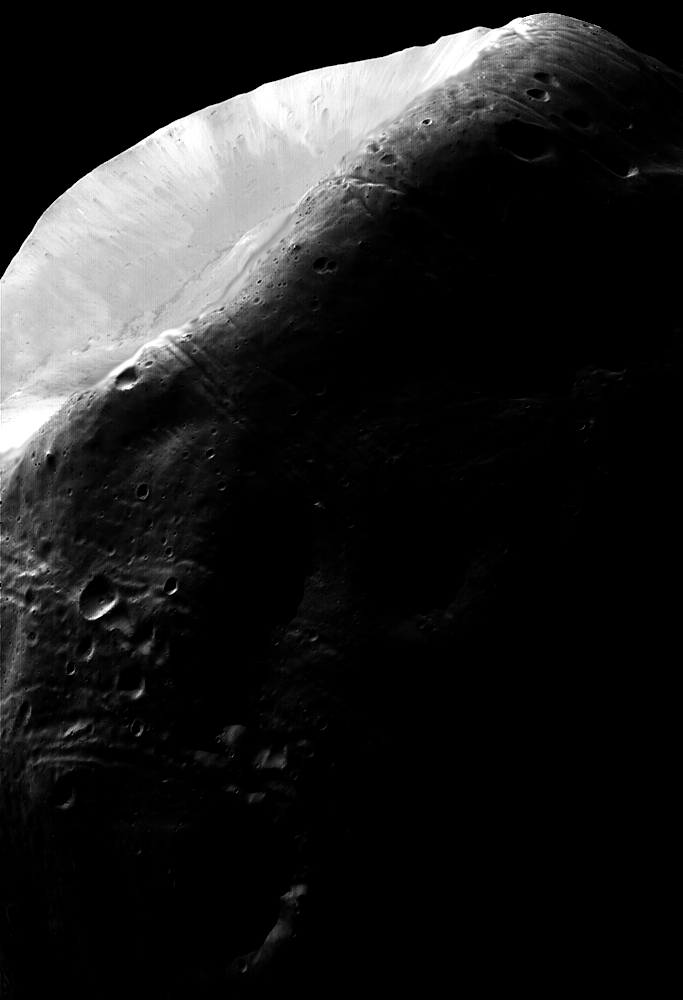
%> input picture DspLab/chapter3/Fig0310(a)(Moon Phobos).tif, 683 x 1000 px
$ octave hist_match_1.m   (GNU Octave 9; MATLAB toolbox functions it lacks are replaced by stand-ins)
%> lines starting %> are read from the running program, lines starting %| are printed output that depends on the picture
close all
f=imread('Fig0310(a)(Moon Phobos).tif');
%> f is the input picture: size 1000x683 uint8; min 0, max 255, mean 31.7
pdf=imhist(f,256)/numel(f);
%> pdf = 256 values, max 0.618 at index 1, min 1.61e-05 at index 91, mean 0.00391

fig1=figure
plot(0:255,pdf,'-')
xlabel('grey-level')
ylabel('relative number')
hold all
fig2=figure
cdf=cumsum(pdf);
%> cdf = 256 values from 0.618 to 1
plot(0:255,cdf,'-')
xlabel('grey-level')
ylabel('cummulative sum')
hold all
fig3=figure
g=histeq(f,256);
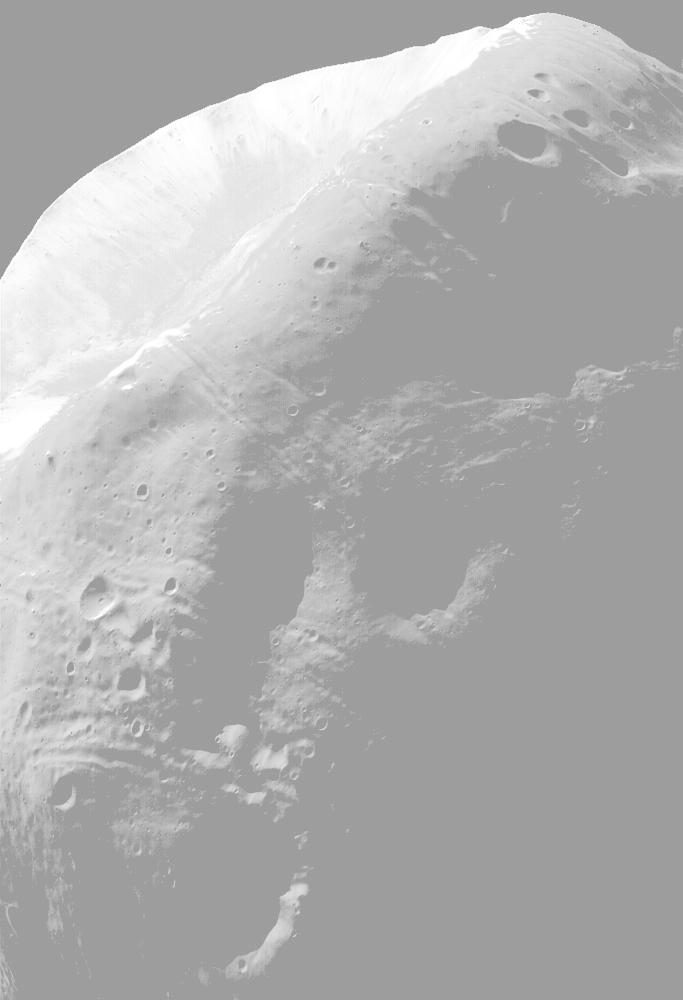
%> g: size 1000x683 uint8; min 157, max 255, mean 176.1
subplot(3,1,1),imshow(f)
pause
subplot(3,1,2),imshow(g)
figure(fig1)
pdf_g=imhist(g,256)/numel(g);
%> pdf_g = 256 values, max 0.618 at index 158, min 0 at index 1, mean 0.00391
plot(0:255,pdf_g,'-')

figure(fig2)
cdf_g=cumsum(pdf_g);
%> cdf_g = 256 values from 0 to 1
plot(0:255,cdf_g,'-')

pause

hh=[128:-1:1,1:.5:32,32:-.5:1 1 1];
pdf_h=hh./(sum(hh));
% histogram matching
h=histeq(g,pdf_h);
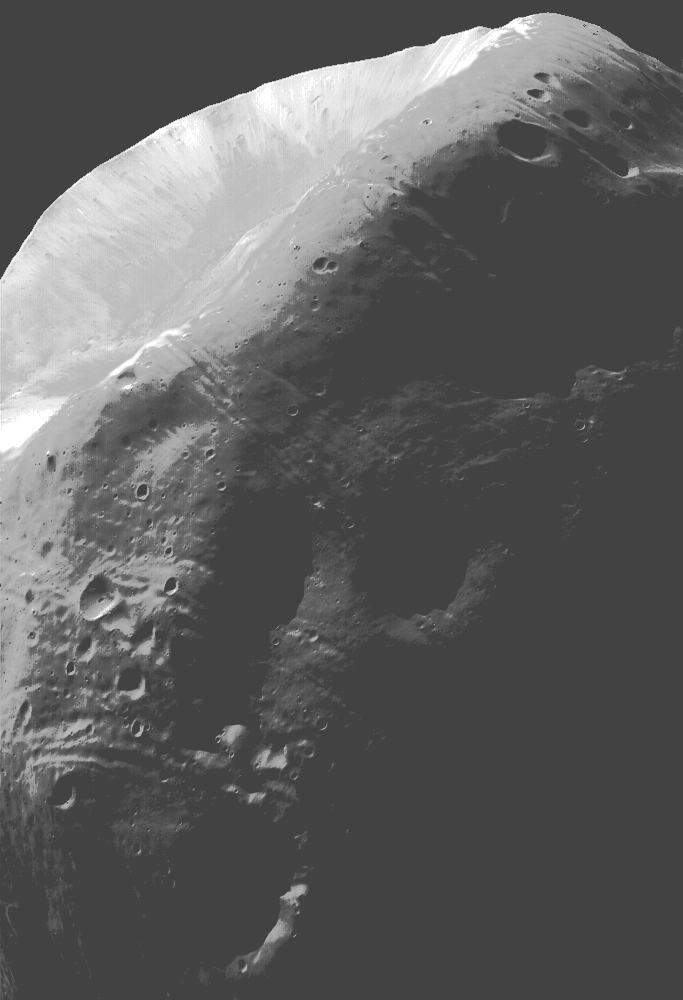
%> h: size 1000x683 uint8; min 66, max 255, mean 95.3
figure(fig1)
plot(0:255,pdf_h,'-')
pdf_h_r=imhist(h,256)/numel(h);
%> pdf_h_r = 256 values, max 0.618 at index 67, min 0 at index 1, mean 0.00391
plot(0:255,pdf_h_r,'-')
legend('hist of input','hist of equal','ideal output','real output')
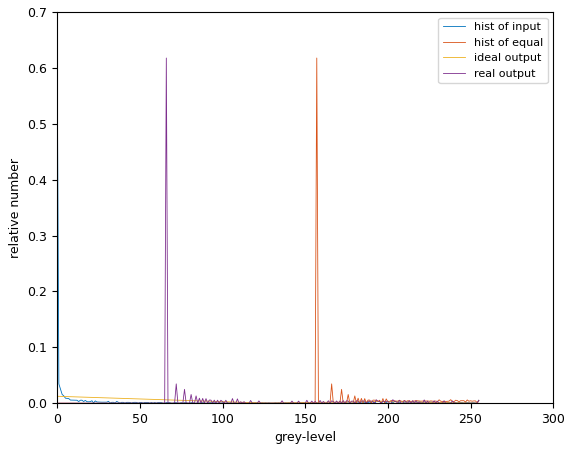
%> figure redrawn from the program's plot data; curve peaks at x = 0, y = 0.618; curve peaks at x = 157, y = 0.618; curve peaks at x = 0, y = 0.0124; curve peaks at x = 66, y = 0.618
figure(fig2)
cdf_h=cumsum(pdf_h);
plot(0:255,cdf_h,'-')

cdf_h_r=cumsum(pdf_h_r);
%> cdf_h_r = 256 values from 0 to 1
plot(0:255,cdf_h_r,'-')
legend('cumm of input','cumm of equal','ideal output cumm', 'real output cumm')
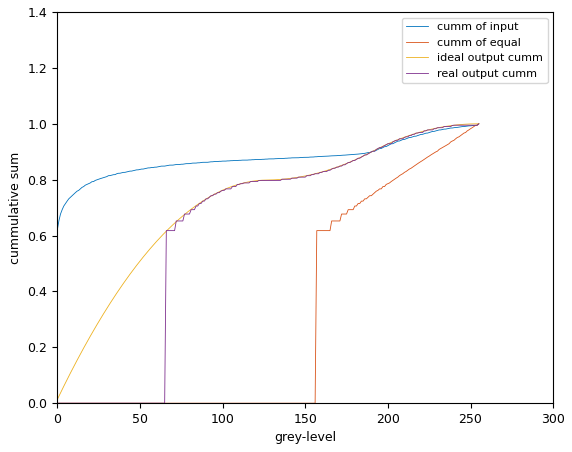
%> figure redrawn from the program's plot data; curve peaks at x = 255, y = 1

figure(fig3)
subplot(3,1,3),imshow(h)
figure
imshow(f)
figure
imshow(h)
% [21 lines of commented-out code are left out]
